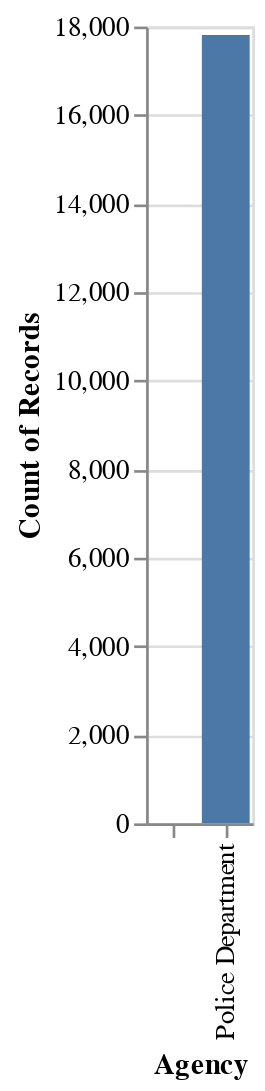

Notebook cell for this chart:
### Code cell
# Create a bar chart
alt.Chart(contracts).mark_bar().encode(
    x='Agency:N',
    y='count()',
)

### Figure 1 — Vega specification as saved in the notebook (floating-point values rounded to 4 significant figures)
{"$schema": "https://vega.github.io/schema/vega/v5.json", "data": [{"name": "source_0", "values": [{"Agency": "Police Department", "__count": 17808}, {"Agency": "", "__count": 1}]}, {"name": "source_0_x_domain_Agency", "values": [{"Agency": "Police Department"}, {"Agency": ""}]}, {"name": "source_0_y_domain___count", "values": [{"min": 1, "max": 17808}]}], "signals": [{"name": "x_step", "value": 20}, {"name": "width", "update": "bandspace(domain('x').length, 0.1, 0.05) * x_step"}], "marks": [{"type": "rect", "name": "marks", "from": {"data": "source_0"}, "encode": {"update": {"fill": {"value": "#4c78a8"}, "x": {"field": "Agency", "scale": "x"}, "width": {"signal": "max(0.25, bandwidth('x'))"}, "y": {"field": "__count", "scale": "y"}, "ariaRoleDescription": {"value": "bar"}, "description": {"signal": "\"Agency: \" + (isValid(datum[\"Agency\"]) ? datum[\"Agency\"] : \"\"+datum[\"Agency\"]) + \"; Count of Records: \" + (format(datum[\"__count\"], \"\"))"}, "y2": {"value": 0, "scale": "y"}}}, "style": ["bar"]}], "scales": [{"name": "x", "type": "band", "domain": {"data": "source_0_x_domain_Agency", "field": "Agency", "sort": true}, "range": {"step": {"signal": "x_step"}}, "paddingOuter": 0.05, "paddingInner": 0.1}, {"name": "y", "type": "linear", "domain": [{"signal": "(data(\"source_0_y_domain___count\")[0] || {}).min"}, {"signal": "(data(\"source_0_y_domain___count\")[0] || {}).max"}], "range": [{"signal": "height"}, 0], "zero": true, "nice": true}], "axes": [{"scale": "y", "labels": false, "aria": false, "ticks": false, "minExtent": 0, "zindex": 0, "domain": false, "gridScale": "x", "tickCount": {"signal": "ceil(height/40)"}, "orient": "left", "grid": true, "maxExtent": 0}, {"scale": "x", "orient": "bottom", "grid": false, "title": "Agency", "labelAngle": 270, "labelBaseline": "middle", "zindex": 0, "labelAlign": "right"}, {"scale": "y", "zindex": 0, "grid": false, "orient": "left", "labelOverlap": true, "tickCount": {"signal": "ceil(height/40)"}, "title": "Count of Records"}], "style": "cell", "padding": 5, "background": "white", "height": 300}
